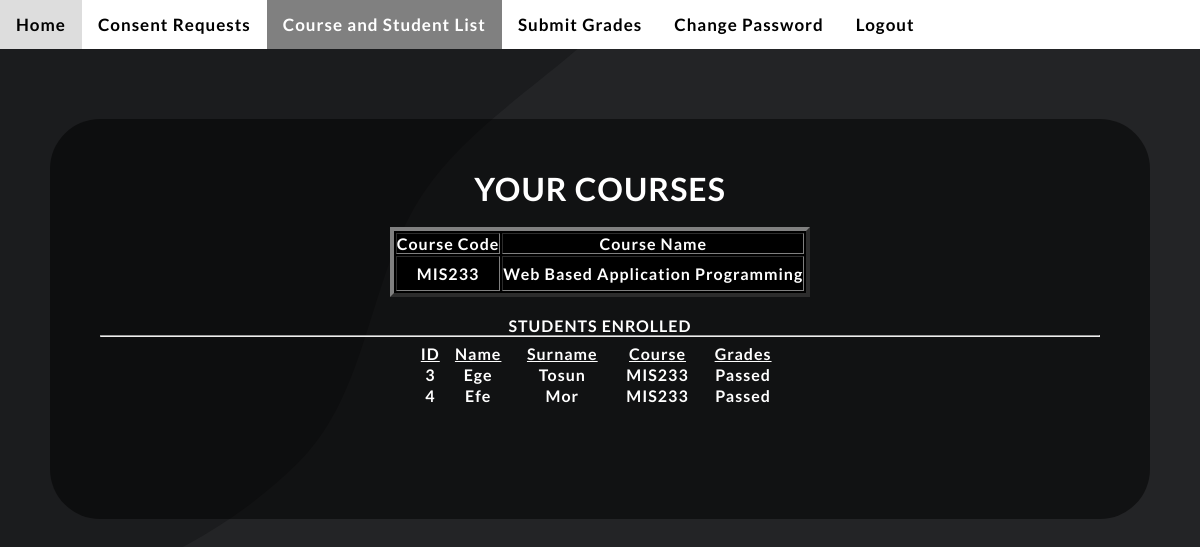
The app's page /professor/list.php (signed in) with its own data.
### tables this page shows
CREATE TABLE `courses` (
  `course_code` varchar(11) NOT NULL,
  `course_name` text NOT NULL,
  `course_professor` text NOT NULL,
  `course_info` text NOT NULL,
  `course_quota` int(11) NOT NULL,
  `course_finaldate` date NOT NULL,
  `course_consent` text NOT NULL,
  `courseid` int(11) DEFAULT NULL
);

CREATE TABLE `users` (
  `UserType` text NOT NULL,
  `rName` text NOT NULL,
  `Surname` text NOT NULL,
  `Username` text NOT NULL,
  `Password` text NOT NULL,
  `uid` int(11) NOT NULL,
  `UserStatus` varchar(20) NOT NULL DEFAULT 'Active'
);

CREATE TABLE `studentscourses` (
  `entryid` int(11) NOT NULL,
  `studentid` int(11) NOT NULL,
  `courseid` int(11) NOT NULL,
  `Grade` char(30) NOT NULL DEFAULT 'Not Submitted'
);

### professor/list.php (the view, shortened to what this page needs)
<!DOCTYPE html>
<html lang="en">
<head>
    <link rel="stylesheet" href="../style.css">
    <link rel="stylesheet" href="../styleusrs.css">
</head>
<body>
<div class="topnav">
    <a  href="professorMain.php">Home</a>
    <a href ="consents.php" >Consent Requests</a>
    <a href="list.php" class="active">Course and Student List</a>
    <a href="submitGrades.php">Submit Grades</a>
    <a href="changePass.php">Change Password</a>
    <a href="../admin/logout.php">Logout</a>
</div>
<div style="background-color:rgba(0,0,0,.5);padding:50px;margin:50px;height:400px;border-radius:50px;margin-top:70px;font-weight:bolder;">
    <h1>YOUR COURSES</h1><br>
    <table style="text-align: center; margin: 0 auto;background-color:black;" border="4">
        <?php
        $db = new mysqli("127.0.0.1","root","","education_sys");
        $uvalue= $_SESSION["Username"];
        $courses=$db ->query("SELECT DISTINCT c.course_code, c.course_name FROM studentscourses s, courses c, users u WHERE c.course_professor = u.Surname AND u.Username = '$uvalue';");
        echo  "<tr><td>Course Code</td><td>Course Name</td>
        </tr>";
        while($course_list=mysqli_fetch_row($courses)){
            echo "<tr>"
                ."<td height='35'>".$course_list[0].
                "<td>".$course_list[1]. "</td>"
                ."</tr>";
        }
        echo "</table>";
        echo "<br><p>STUDENTS ENROLLED</p><hr>";
        $courseProfName = $db-> query("SELECT course_professor FROM courses, users WHERE courses.course_professor = users.Surname AND users.Username = '$uvalue';");
        $currProf = $courseProfName->fetch_assoc();
        $studentsEnrolled = $db ->query("SELECT u.uid, u.rName, u.Surname, s.Grade, c.course_code FROM users u, studentscourses s, courses c WHERE s.courseid = c.courseid AND s.studentid = u.uid AND c.course_professor = '$currProf[course_professor]' ORDER BY c.course_code ASC");
        echo "<table style='width:380px;padding:5px;margin:0 auto;'>";
        echo  "<tr style='text-decoration: underline; font-size:16px;'><td>ID</td><td>Name</td><td>Surname</td><td>Course</td><td>Grades</td></tr>";
        while($stud_list=mysqli_fetch_row($studentsEnrolled)){
                       echo "<tr>"
                           ."<td>" .$stud_list[0]. "</td>"
                      ."<td>" .$stud_list[1]. "</td>"
                     ."<td>" .$stud_list[2]. "</td>"
                      ."<td>" .$stud_list[4]. "</td>"
                           ."<td>" .$stud_list[3]. "</td>"
                      ."</tr>";
              }
        echo "</table>";
        ?>
</div>
</body>
</html>

### style.css (style rules this page uses)
* { margin: 0; padding: 0; box-sizing: border-box; color:white; font-family: Lato, sans-serif; letter-spacing: 1px; }
body { text-align:center; background-color:black; }

### styleusrs.css (style rules this page uses)
body, html { height: 100%; }
body { background-size: cover; background-repeat:no-repeat; background-attachment: fixed; text-align:center; margin: 0 auto; }
.topnav { overflow: hidden; background-color: white; }
.topnav a { float:left; color: black; text-align: center; padding: 14px 16px; text-decoration: none; font-size: 17px; font-weight: bolder; }
.topnav a.active { background-color: grey; color: white; }

### records on screen
courses: course_code "MIS233", course_name "Web Based Application Programming"
users: uid "3", rName "Ege", Surname "Tosun", courses.course_code "MIS233", studentscourses.Grade "Passed"
users: uid "4", rName "Efe", Surname "Mor", courses.course_code "MIS233", studentscourses.Grade "Passed"
